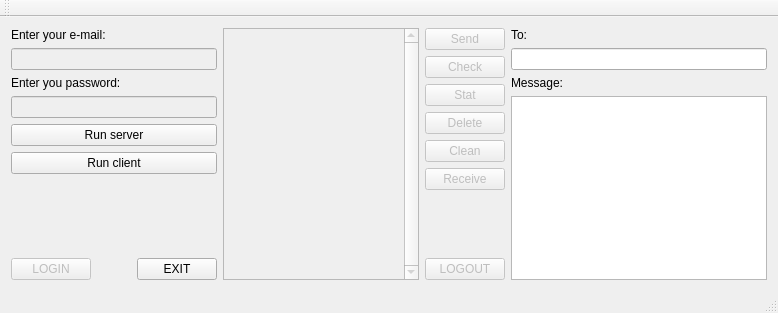
<?xml version="1.0" encoding="UTF-8"?>
<ui version="4.0">
 <class>MainWindow</class>
 <widget class="QMainWindow" name="MainWindow">
  <property name="geometry">
   <rect>
    <x>0</x>
    <y>0</y>
    <width>778</width>
    <height>313</height>
   </rect>
  </property>
  <property name="sizePolicy">
   <sizepolicy hsizetype="Expanding" vsizetype="Expanding">
    <horstretch>0</horstretch>
    <verstretch>0</verstretch>
   </sizepolicy>
  </property>
  <property name="windowTitle">
   <string>MainWindow</string>
  </property>
  <widget class="QWidget" name="centralWidget">
   <layout class="QHBoxLayout" name="horizontalLayout_2">
    <item>
     <layout class="QVBoxLayout" name="verticalLayout_3">
      <item>
       <layout class="QVBoxLayout" name="verticalLayout">
        <item>
         <widget class="QLabel" name="mailLabel">
          <property name="text">
           <string>Enter your e-mail:</string>
          </property>
         </widget>
        </item>
        <item>
         <widget class="QLineEdit" name="emailEntry">
          <property name="enabled">
           <bool>false</bool>
          </property>
         </widget>
        </item>
        <item>
         <widget class="QLabel" name="passwordLabel">
          <property name="text">
           <string>Enter you password:</string>
          </property>
         </widget>
        </item>
        <item>
         <widget class="QLineEdit" name="passwordEntry">
          <property name="enabled">
           <bool>false</bool>
          </property>
         </widget>
        </item>
       </layout>
      </item>
      <item>
       <widget class="QPushButton" name="runServerButton">
        <property name="text">
         <string>Run server</string>
        </property>
       </widget>
      </item>
      <item>
       <widget class="QPushButton" name="runClientButton">
        <property name="text">
         <string>Run client</string>
        </property>
       </widget>
      </item>
      <item>
       <widget class="QLabel" name="serverLabel">
        <property name="enabled">
         <bool>true</bool>
        </property>
        <property name="text">
         <string/>
        </property>
       </widget>
      </item>
      <item>
       <layout class="QHBoxLayout" name="horizontalLayout">
        <item>
         <widget class="QPushButton" name="loginButton">
          <property name="enabled">
           <bool>false</bool>
          </property>
          <property name="text">
           <string>LOGIN</string>
          </property>
         </widget>
        </item>
        <item>
         <spacer name="horizontalSpacer">
          <property name="orientation">
           <enum>Qt::Horizontal</enum>
          </property>
          <property name="sizeHint" stdset="0">
           <size>
            <width>40</width>
            <height>20</height>
           </size>
          </property>
         </spacer>
        </item>
        <item>
         <widget class="QPushButton" name="exitButton">
          <property name="enabled">
           <bool>true</bool>
          </property>
          <property name="text">
           <string>EXIT</string>
          </property>
         </widget>
        </item>
       </layout>
      </item>
     </layout>
    </item>
    <item>
     <widget class="QTextBrowser" name="textBrowser">
      <property name="enabled">
       <bool>false</bool>
      </property>
      <property name="frameShape">
       <enum>QFrame::StyledPanel</enum>
      </property>
      <property name="frameShadow">
       <enum>QFrame::Sunken</enum>
      </property>
      <property name="verticalScrollBarPolicy">
       <enum>Qt::ScrollBarAlwaysOn</enum>
      </property>
      <property name="sizeAdjustPolicy">
       <enum>QAbstractScrollArea::AdjustToContents</enum>
      </property>
      <property name="readOnly">
       <bool>true</bool>
      </property>
      <property name="textInteractionFlags">
       <set>Qt::TextSelectableByKeyboard|Qt::TextSelectableByMouse</set>
      </property>
     </widget>
    </item>
    <item>
     <layout class="QVBoxLayout" name="verticalLayout_4">
      <property name="sizeConstraint">
       <enum>QLayout::SetDefaultConstraint</enum>
      </property>
      <item>
       <widget class="QPushButton" name="sendButton">
        <property name="enabled">
         <bool>false</bool>
        </property>
        <property name="text">
         <string>Send</string>
        </property>
       </widget>
      </item>
      <item>
       <widget class="QPushButton" name="checkButton">
        <property name="enabled">
         <bool>false</bool>
        </property>
        <property name="text">
         <string>Check</string>
        </property>
       </widget>
      </item>
      <item>
       <widget class="QPushButton" name="statButton">
        <property name="enabled">
         <bool>false</bool>
        </property>
        <property name="text">
         <string>Stat</string>
        </property>
       </widget>
      </item>
      <item>
       <widget class="QPushButton" name="deleteButton">
        <property name="enabled">
         <bool>false</bool>
        </property>
        <property name="text">
         <string>Delete</string>
        </property>
       </widget>
      </item>
      <item>
       <widget class="QPushButton" name="cleanButton">
        <property name="enabled">
         <bool>false</bool>
        </property>
        <property name="text">
         <string>Clean</string>
        </property>
       </widget>
      </item>
      <item>
       <widget class="QPushButton" name="receiveButton">
        <property name="enabled">
         <bool>false</bool>
        </property>
        <property name="text">
         <string>Receive</string>
        </property>
       </widget>
      </item>
      <item>
       <spacer name="verticalSpacer">
        <property name="orientation">
         <enum>Qt::Vertical</enum>
        </property>
        <property name="sizeHint" stdset="0">
         <size>
          <width>20</width>
          <height>40</height>
         </size>
        </property>
       </spacer>
      </item>
      <item>
       <widget class="QPushButton" name="logoutButton">
        <property name="enabled">
         <bool>false</bool>
        </property>
        <property name="text">
         <string>LOGOUT</string>
        </property>
       </widget>
      </item>
     </layout>
    </item>
    <item>
     <layout class="QVBoxLayout" name="verticalLayout_2">
      <item>
       <widget class="QLabel" name="label">
        <property name="text">
         <string>To:</string>
        </property>
       </widget>
      </item>
      <item>
       <widget class="QLineEdit" name="dstMailEntry"/>
      </item>
      <item>
       <widget class="QLabel" name="label_2">
        <property name="text">
         <string>Message:</string>
        </property>
       </widget>
      </item>
      <item>
       <widget class="QTextEdit" name="messageEntry"/>
      </item>
     </layout>
    </item>
   </layout>
  </widget>
  <widget class="QMenuBar" name="menuBar">
   <property name="geometry">
    <rect>
     <x>0</x>
     <y>0</y>
     <width>778</width>
     <height>18</height>
    </rect>
   </property>
  </widget>
  <widget class="QToolBar" name="mainToolBar">
   <attribute name="toolBarArea">
    <enum>TopToolBarArea</enum>
   </attribute>
   <attribute name="toolBarBreak">
    <bool>false</bool>
   </attribute>
  </widget>
  <widget class="QStatusBar" name="statusBar"/>
 </widget>
 <layoutdefault spacing="6" margin="11"/>
 <resources/>
 <connections/>
</ui>
